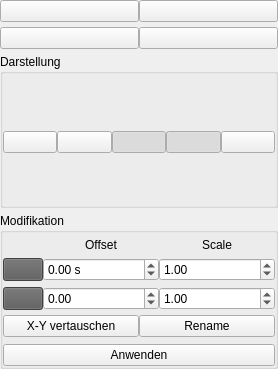
<?xml version="1.0" encoding="UTF-8"?>
<ui version="4.0">
 <class>Form</class>
 <widget class="QWidget" name="Form">
  <property name="geometry">
   <rect>
    <x>0</x>
    <y>0</y>
    <width>278</width>
    <height>369</height>
   </rect>
  </property>
  <property name="windowTitle">
   <string>Form</string>
  </property>
  <layout class="QVBoxLayout" name="verticalLayout">
   <property name="spacing">
    <number>5</number>
   </property>
   <property name="leftMargin">
    <number>0</number>
   </property>
   <property name="topMargin">
    <number>0</number>
   </property>
   <property name="rightMargin">
    <number>0</number>
   </property>
   <property name="bottomMargin">
    <number>0</number>
   </property>
   <item>
    <layout class="QHBoxLayout" name="horizontalLayout">
     <property name="spacing">
      <number>0</number>
     </property>
     <property name="topMargin">
      <number>0</number>
     </property>
     <item>
      <widget class="QPushButton" name="exportButton">
       <property name="toolTip">
        <string>Signal als CSV-Datei exportieren</string>
       </property>
       <property name="statusTip">
        <string>Signal als CSV-Datei exportieren</string>
       </property>
       <property name="text">
        <string/>
       </property>
       <property name="icon">
        <iconset>
         <normaloff>icons/exportCSV.png</normaloff>icons/exportCSV.png</iconset>
       </property>
       <property name="iconSize">
        <size>
         <width>35</width>
         <height>35</height>
        </size>
       </property>
      </widget>
     </item>
     <item>
      <widget class="QPushButton" name="deleteButton">
       <property name="toolTip">
        <string>Signal löschen</string>
       </property>
       <property name="statusTip">
        <string>Signal löschen</string>
       </property>
       <property name="text">
        <string/>
       </property>
       <property name="icon">
        <iconset>
         <normaloff>icons/icons8-stornieren-480.png</normaloff>icons/icons8-stornieren-480.png</iconset>
       </property>
       <property name="iconSize">
        <size>
         <width>35</width>
         <height>35</height>
        </size>
       </property>
      </widget>
     </item>
    </layout>
   </item>
   <item>
    <layout class="QHBoxLayout" name="horizontalLayout_2">
     <property name="spacing">
      <number>0</number>
     </property>
     <property name="topMargin">
      <number>0</number>
     </property>
     <item>
      <widget class="QPushButton" name="cutButton">
       <property name="toolTip">
        <string>Signal zuschneiden</string>
       </property>
       <property name="statusTip">
        <string>Signal zuschneiden</string>
       </property>
       <property name="text">
        <string/>
       </property>
       <property name="icon">
        <iconset>
         <normaloff>icons/cut.png</normaloff>icons/cut.png</iconset>
       </property>
       <property name="iconSize">
        <size>
         <width>35</width>
         <height>35</height>
        </size>
       </property>
      </widget>
     </item>
     <item>
      <widget class="QPushButton" name="duplicateButton">
       <property name="toolTip">
        <string>Signal duplizieren</string>
       </property>
       <property name="statusTip">
        <string>Signal duplizieren</string>
       </property>
       <property name="text">
        <string/>
       </property>
       <property name="icon">
        <iconset>
         <normaloff>icons/duplicate.png</normaloff>icons/duplicate.png</iconset>
       </property>
       <property name="iconSize">
        <size>
         <width>35</width>
         <height>35</height>
        </size>
       </property>
      </widget>
     </item>
    </layout>
   </item>
   <item>
    <widget class="QGroupBox" name="groupBox_2">
     <property name="title">
      <string>Darstellung</string>
     </property>
     <layout class="QGridLayout" name="gridLayout_2">
      <property name="leftMargin">
       <number>0</number>
      </property>
      <property name="topMargin">
       <number>5</number>
      </property>
      <property name="rightMargin">
       <number>0</number>
      </property>
      <property name="bottomMargin">
       <number>0</number>
      </property>
      <property name="spacing">
       <number>0</number>
      </property>
      <item row="0" column="2">
       <widget class="QPushButton" name="xTimeBaseButton">
        <property name="sizePolicy">
         <sizepolicy hsizetype="Minimum" vsizetype="Minimum">
          <horstretch>0</horstretch>
          <verstretch>0</verstretch>
         </sizepolicy>
        </property>
        <property name="toolTip">
         <string>Aktivieren, X-Achse time.time()+x ist</string>
        </property>
        <property name="statusTip">
         <string>Aktivieren, X-Achse time.time()+x ist</string>
        </property>
        <property name="text">
         <string/>
        </property>
        <property name="icon">
         <iconset>
          <normaloff>icons/xtimebase.png</normaloff>icons/xtimebase.png</iconset>
        </property>
        <property name="iconSize">
         <size>
          <width>35</width>
          <height>35</height>
         </size>
        </property>
        <property name="checkable">
         <bool>true</bool>
        </property>
        <property name="checked">
         <bool>true</bool>
        </property>
       </widget>
      </item>
      <item row="0" column="0">
       <widget class="QPushButton" name="pauseButton">
        <property name="toolTip">
         <string>Plotdarstellung pausieren</string>
        </property>
        <property name="statusTip">
         <string>Plotdarstellung pausieren</string>
        </property>
        <property name="text">
         <string/>
        </property>
        <property name="icon">
         <iconset>
          <normaloff>icons/pause.png</normaloff>icons/pause.png</iconset>
        </property>
        <property name="iconSize">
         <size>
          <width>35</width>
          <height>35</height>
         </size>
        </property>
        <property name="checkable">
         <bool>true</bool>
        </property>
       </widget>
      </item>
      <item row="0" column="4">
       <widget class="QPushButton" name="editPlotButton">
        <property name="toolTip">
         <string>Plotstil anpassen</string>
        </property>
        <property name="statusTip">
         <string>Plotstil anpassen</string>
        </property>
        <property name="text">
         <string/>
        </property>
        <property name="icon">
         <iconset>
          <normaloff>icons/style.png</normaloff>icons/style.png</iconset>
        </property>
        <property name="iconSize">
         <size>
          <width>35</width>
          <height>35</height>
         </size>
        </property>
       </widget>
      </item>
      <item row="0" column="1">
       <widget class="QPushButton" name="labelButton">
        <property name="toolTip">
         <string>Label anzeigen/ausblenden</string>
        </property>
        <property name="statusTip">
         <string>Label anzeigen/ausblenden</string>
        </property>
        <property name="text">
         <string/>
        </property>
        <property name="icon">
         <iconset>
          <normaloff>icons/labels.png</normaloff>icons/labels.png</iconset>
        </property>
        <property name="iconSize">
         <size>
          <width>35</width>
          <height>35</height>
         </size>
        </property>
        <property name="checkable">
         <bool>true</bool>
        </property>
       </widget>
      </item>
      <item row="0" column="3">
       <widget class="QPushButton" name="eventButton">
        <property name="text">
         <string/>
        </property>
        <property name="icon">
         <iconset>
          <normaloff>icons/events.png</normaloff>icons/events.png</iconset>
        </property>
        <property name="iconSize">
         <size>
          <width>35</width>
          <height>35</height>
         </size>
        </property>
        <property name="checkable">
         <bool>true</bool>
        </property>
        <property name="checked">
         <bool>true</bool>
        </property>
       </widget>
      </item>
     </layout>
    </widget>
   </item>
   <item>
    <widget class="QGroupBox" name="groupBox">
     <property name="statusTip">
      <string>Änderungen werden erst mit &quot;Anwenden&quot; in die Daten geschrieben</string>
     </property>
     <property name="title">
      <string>Modifikation</string>
     </property>
     <layout class="QVBoxLayout" name="verticalLayout_2">
      <property name="spacing">
       <number>0</number>
      </property>
      <property name="leftMargin">
       <number>0</number>
      </property>
      <property name="topMargin">
       <number>5</number>
      </property>
      <property name="rightMargin">
       <number>0</number>
      </property>
      <property name="bottomMargin">
       <number>0</number>
      </property>
      <item>
       <layout class="QGridLayout" name="gridLayout">
        <property name="bottomMargin">
         <number>5</number>
        </property>
        <property name="horizontalSpacing">
         <number>0</number>
        </property>
        <property name="verticalSpacing">
         <number>6</number>
        </property>
        <item row="0" column="2">
         <widget class="QLabel" name="label_4">
          <property name="text">
           <string>Scale</string>
          </property>
          <property name="alignment">
           <set>Qt::AlignCenter</set>
          </property>
         </widget>
        </item>
        <item row="0" column="1">
         <widget class="QLabel" name="label_5">
          <property name="text">
           <string>Offset</string>
          </property>
          <property name="alignment">
           <set>Qt::AlignCenter</set>
          </property>
         </widget>
        </item>
        <item row="2" column="1">
         <widget class="QDoubleSpinBox" name="offsetYSpinBox">
          <property name="sizePolicy">
           <sizepolicy hsizetype="Ignored" vsizetype="Minimum">
            <horstretch>0</horstretch>
            <verstretch>0</verstretch>
           </sizepolicy>
          </property>
          <property name="minimum">
           <double>-100000000000000000.000000000000000</double>
          </property>
          <property name="maximum">
           <double>10000000000000000.000000000000000</double>
          </property>
          <property name="singleStep">
           <double>0.010000000000000</double>
          </property>
         </widget>
        </item>
        <item row="1" column="0">
         <widget class="QPushButton" name="xOffsetButton">
          <property name="sizePolicy">
           <sizepolicy hsizetype="Maximum" vsizetype="Preferred">
            <horstretch>0</horstretch>
            <verstretch>0</verstretch>
           </sizepolicy>
          </property>
          <property name="styleSheet">
           <string notr="true">background-color: rgb(91, 91, 91);</string>
          </property>
          <property name="text">
           <string/>
          </property>
          <property name="icon">
           <iconset>
            <normaloff>icons/x.png</normaloff>icons/x.png</iconset>
          </property>
          <property name="iconSize">
           <size>
            <width>25</width>
            <height>25</height>
           </size>
          </property>
          <property name="flat">
           <bool>false</bool>
          </property>
         </widget>
        </item>
        <item row="1" column="1">
         <widget class="QDoubleSpinBox" name="offsetXSpinBox">
          <property name="sizePolicy">
           <sizepolicy hsizetype="Ignored" vsizetype="Minimum">
            <horstretch>0</horstretch>
            <verstretch>0</verstretch>
           </sizepolicy>
          </property>
          <property name="suffix">
           <string> s</string>
          </property>
          <property name="minimum">
           <double>-100000000000000000.000000000000000</double>
          </property>
          <property name="maximum">
           <double>10000000000000000.000000000000000</double>
          </property>
          <property name="singleStep">
           <double>0.010000000000000</double>
          </property>
         </widget>
        </item>
        <item row="2" column="2">
         <widget class="QDoubleSpinBox" name="scaleYSpinBox">
          <property name="sizePolicy">
           <sizepolicy hsizetype="Ignored" vsizetype="Minimum">
            <horstretch>0</horstretch>
            <verstretch>0</verstretch>
           </sizepolicy>
          </property>
          <property name="minimum">
           <double>-100000000000000000.000000000000000</double>
          </property>
          <property name="maximum">
           <double>10000000000000000.000000000000000</double>
          </property>
          <property name="singleStep">
           <double>0.010000000000000</double>
          </property>
          <property name="value">
           <double>1.000000000000000</double>
          </property>
         </widget>
        </item>
        <item row="1" column="2">
         <widget class="QDoubleSpinBox" name="scaleXSpinBox">
          <property name="sizePolicy">
           <sizepolicy hsizetype="Ignored" vsizetype="Minimum">
            <horstretch>0</horstretch>
            <verstretch>0</verstretch>
           </sizepolicy>
          </property>
          <property name="minimum">
           <double>-100000000000000000.000000000000000</double>
          </property>
          <property name="maximum">
           <double>10000000000000000.000000000000000</double>
          </property>
          <property name="singleStep">
           <double>0.010000000000000</double>
          </property>
          <property name="value">
           <double>1.000000000000000</double>
          </property>
         </widget>
        </item>
        <item row="2" column="0">
         <widget class="QPushButton" name="yOffsetButton">
          <property name="sizePolicy">
           <sizepolicy hsizetype="Maximum" vsizetype="Preferred">
            <horstretch>0</horstretch>
            <verstretch>0</verstretch>
           </sizepolicy>
          </property>
          <property name="styleSheet">
           <string notr="true">background-color: rgb(91, 91, 91);</string>
          </property>
          <property name="text">
           <string/>
          </property>
          <property name="icon">
           <iconset>
            <normaloff>icons/y.png</normaloff>icons/y.png</iconset>
          </property>
          <property name="iconSize">
           <size>
            <width>25</width>
            <height>25</height>
           </size>
          </property>
          <property name="flat">
           <bool>false</bool>
          </property>
         </widget>
        </item>
       </layout>
      </item>
      <item>
       <layout class="QHBoxLayout" name="horizontalLayout_3">
        <property name="spacing">
         <number>0</number>
        </property>
        <property name="topMargin">
         <number>0</number>
        </property>
        <property name="bottomMargin">
         <number>7</number>
        </property>
        <item>
         <widget class="QPushButton" name="xySwapButton">
          <property name="sizePolicy">
           <sizepolicy hsizetype="Minimum" vsizetype="Fixed">
            <horstretch>0</horstretch>
            <verstretch>0</verstretch>
           </sizepolicy>
          </property>
          <property name="text">
           <string>X-Y vertauschen</string>
          </property>
          <property name="icon">
           <iconset>
            <normaloff>icons/swap.png</normaloff>icons/swap.png</iconset>
          </property>
          <property name="iconSize">
           <size>
            <width>25</width>
            <height>25</height>
           </size>
          </property>
          <property name="checkable">
           <bool>true</bool>
          </property>
         </widget>
        </item>
        <item>
         <widget class="QPushButton" name="renameButton">
          <property name="sizePolicy">
           <sizepolicy hsizetype="Minimum" vsizetype="Fixed">
            <horstretch>0</horstretch>
            <verstretch>0</verstretch>
           </sizepolicy>
          </property>
          <property name="toolTip">
           <string>Signal umbenennen</string>
          </property>
          <property name="statusTip">
           <string>Signal umbenennen (neue Daten werden nicht umgeleitet!)</string>
          </property>
          <property name="text">
           <string>Rename</string>
          </property>
          <property name="icon">
           <iconset>
            <normaloff>icons/rename.png</normaloff>icons/rename.png</iconset>
          </property>
          <property name="iconSize">
           <size>
            <width>25</width>
            <height>25</height>
           </size>
          </property>
         </widget>
        </item>
       </layout>
      </item>
      <item>
       <widget class="QPushButton" name="submitModificationButton">
        <property name="toolTip">
         <string>Modifikationen in Daten schreiben</string>
        </property>
        <property name="statusTip">
         <string>Modifikationen in Daten schreiben, Daten werden überschrieben</string>
        </property>
        <property name="text">
         <string>Anwenden</string>
        </property>
       </widget>
      </item>
     </layout>
    </widget>
   </item>
  </layout>
 </widget>
 <resources/>
 <connections/>
</ui>
